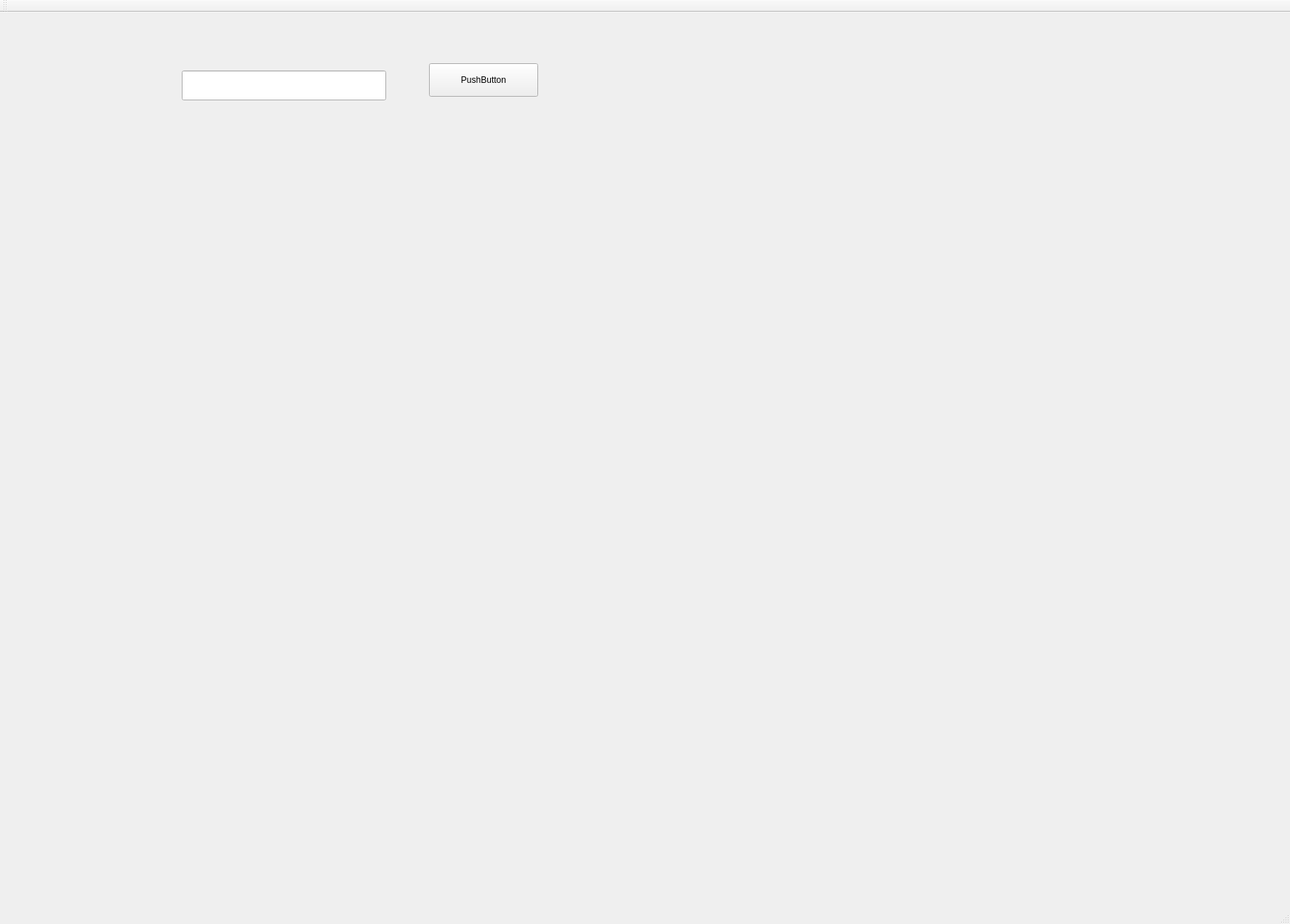
<?xml version="1.0" encoding="UTF-8"?>
<ui version="4.0">
 <class>XTraderQTQuoteClass</class>
 <widget class="QMainWindow" name="XTraderQTQuoteClass">
  <property name="geometry">
   <rect>
    <x>0</x>
    <y>0</y>
    <width>1774</width>
    <height>1271</height>
   </rect>
  </property>
  <property name="windowTitle">
   <string>XTraderQTQuote</string>
  </property>
  <widget class="QWidget" name="centralWidget">
   <widget class="QPushButton" name="pushButton">
    <property name="geometry">
     <rect>
      <x>590</x>
      <y>70</y>
      <width>150</width>
      <height>46</height>
     </rect>
    </property>
    <property name="text">
     <string>PushButton</string>
    </property>
   </widget>
   <widget class="QLineEdit" name="lineEdit">
    <property name="geometry">
     <rect>
      <x>250</x>
      <y>80</y>
      <width>281</width>
      <height>41</height>
     </rect>
    </property>
   </widget>
  </widget>
  <widget class="QMenuBar" name="menuBar">
   <property name="geometry">
    <rect>
     <x>0</x>
     <y>0</y>
     <width>1774</width>
     <height>37</height>
    </rect>
   </property>
  </widget>
  <widget class="QToolBar" name="mainToolBar">
   <attribute name="toolBarArea">
    <enum>TopToolBarArea</enum>
   </attribute>
   <attribute name="toolBarBreak">
    <bool>false</bool>
   </attribute>
  </widget>
  <widget class="QStatusBar" name="statusBar"/>
 </widget>
 <layoutdefault spacing="6" margin="11"/>
 <resources>
  <include location="XTraderQTQuote.qrc"/>
 </resources>
 <connections/>
</ui>
